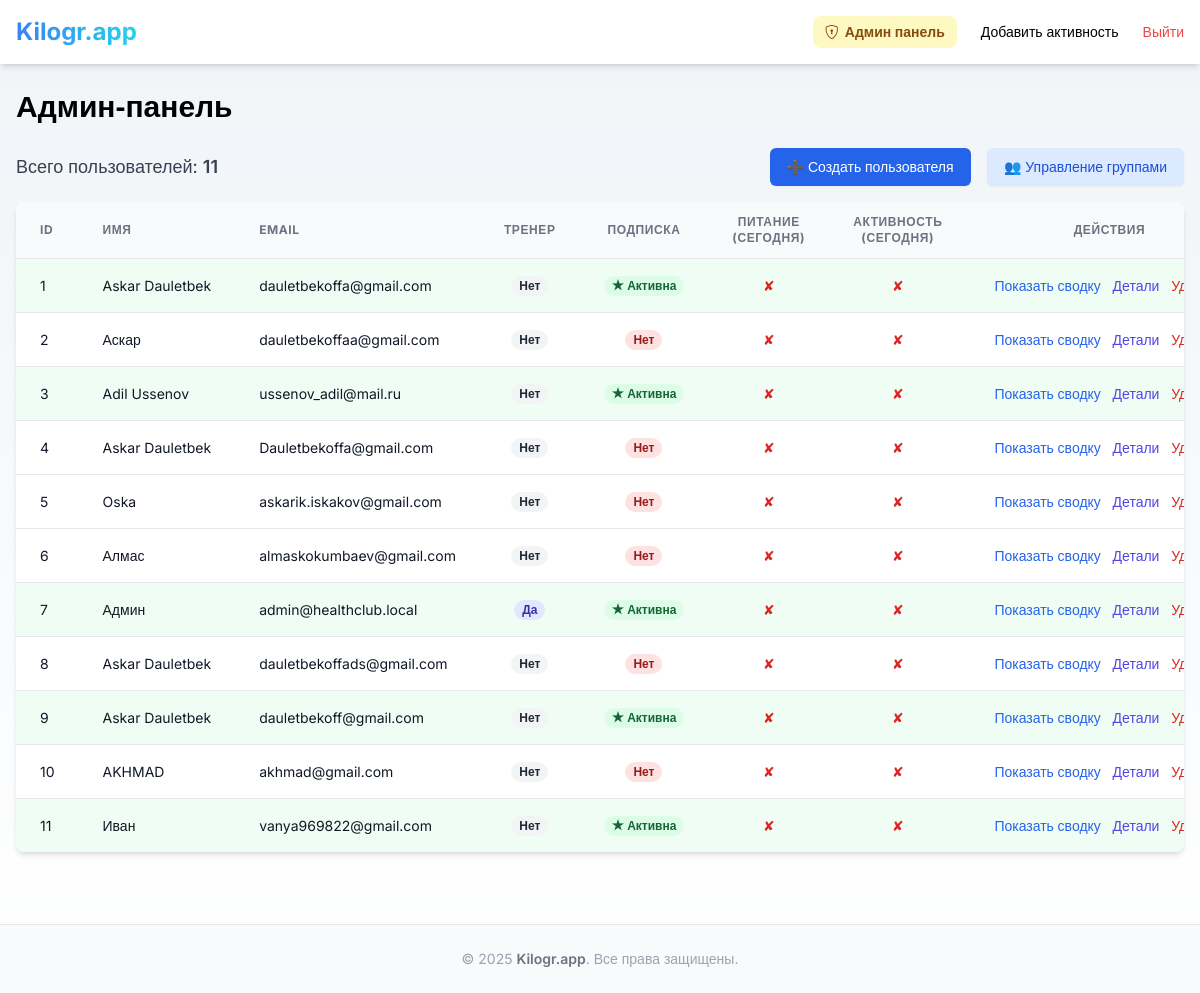
The page /admin (signed in) on the database its author committed.
### app.py (models this page shows, shortened)
class User(db.Model):
    @property
    def has_subscription(self):
        return self.is_trainer or (self.subscription and self.subscription.is_active)
    id = db.Column(db.Integer, primary_key=True)
    email = db.Column(db.String(120), unique=True, nullable=False)
    password = db.Column(db.String(128), nullable=False)
    name = db.Column(db.String(50), nullable=False)
    date_of_birth = db.Column(db.Date)
    fat_mass_goal = db.Column(db.Float, nullable=True)
    muscle_mass_goal = db.Column(db.Float, nullable=True)
    is_trainer = db.Column(db.Boolean, default=False, nullable=False)
    avatar = db.Column(db.String(200), nullable=False, default='i.webp')
    analysis_comment = db.Column(db.Text)
    telegram_chat_id = db.Column(db.String(50), nullable=True)
    telegram_code = db.Column(db.String(10), nullable=True)
    show_welcome_popup = db.Column(db.Boolean, default=False, nullable=False)
    updated_at = db.Column(db.DateTime, default=datetime.utcnow)

### app.py (the view, shortened to what this page needs)
@app.route("/admin")
@admin_required  # Защита маршрута для админа
def admin_dashboard():
    users = User.query.order_by(User.id).all()  # Order by ID for stable display
    today = date.today()
    statuses = {}
    details = {}
    metrics_def = [
        ('Рост', 'height', '📏', 'см', True),
        ('Вес', 'weight', '⚖️', 'кг', False),
        ('Мышцы', 'muscle_mass', '💪', 'кг', True),
        ('Жир', 'fat_mass', '🧈', 'кг', False),
        ('Вода', 'body_water', '💧', '%', True),
        ('Метаболизм', 'metabolism', '⚡', 'ккал', True),
        ('Белок', 'protein_percentage', '🥚', '%', True),
        ('Висц. жир', 'visceral_fat_rating', '🔥', '', False),
        ('ИМТ', 'bmi', '📐', '', False),
    ]
    for u in users:
        has_meal = MealLog.query.filter_by(user_id=u.id, date=today).count() > 0
        has_activity = Activity.query.filter_by(user_id=u.id, date=today).count() > 0
        statuses[u.id] = {
            'meal': has_meal,
            'activity': has_activity,
            'subscription_active': u.has_subscription  # Проверяем наличие активной подписки
        }
        meals = MealLog.query.filter_by(user_id=u.id, date=today).all()
        meals_data = [{
            'type': m.meal_type,
            'cal': m.calories,
            'prot': m.protein,
            'fat': m.fat,
            'carbs': m.carbs
        } for m in meals]
        act = Activity.query.filter_by(user_id=u.id, date=today).first()
        activity_data = None
        last = BodyAnalysis.query.filter_by(user_id=u.id) \
            .order_by(BodyAnalysis.timestamp.desc()).first()
        prev = BodyAnalysis.query.filter_by(user_id=u.id) \
            .order_by(BodyAnalysis.timestamp.desc()).offset(1).first()
        metrics = []
        for label, field, icon, unit, good_up in metrics_def:
            cur = getattr(last, field, None)
            pr = getattr(prev, field, None)
            diff = pct = arrow = None
            is_good = None
            if cur is not None and pr is not None:
                diff = cur - pr
                if pr != 0:
                    pct = diff / pr * 100
                arrow = '↑' if diff > 0 else '↓' if diff < 0 else ''
                if diff == 0:
                    arrow = ''  # No arrow for no change
                    is_good = True  # Can consider no change as good/neutral
                else:
                    is_good = (diff > 0 and good_up) or (diff < 0 and not good_up)
            metrics.append({
                'label': label,
                'icon': icon,
                'unit': unit,
                'cur': cur,
                'diff': diff,
                'pct': pct,
                'arrow': arrow,
                'is_good': is_good
            })
        details[u.id] = {
            'meals': meals_data,
            'activity': activity_data,
            'metrics': metrics
        }
    return render_template(
        "admin_dashboard.html",
        users=users,
        statuses=statuses,
        details=details,
        today=today
    )

### app.py (called while the page is built)
def get_current_user():
    user_id = session.get('user_id')
    if user_id:
        return db.session.get(User, user_id)
    return None

def is_admin():
    user = get_current_user()
    return user and user.email == ADMIN_EMAIL

def admin_required(f):
    @wraps(f)
    def decorated_function(*args, **kwargs):
        if not session.get('user_id'):
            return redirect(url_for('login', next=request.url))
        if not is_admin():
            abort(403)  # Forbidden
        return f(*args, **kwargs)
    return decorated_function

@app.context_processor
def utility_processor():
    def get_bmi_category(bmi):
        if bmi is None:
            return ""
        if bmi < 18.5:
            return "Недостаточный вес"
        elif bmi < 25:
            return "Норма"
        elif bmi < 30:
            return "Избыточный вес"
        else:
            return "Ожирение"
    return dict(
        get_bmi_category=get_bmi_category,
        calculate_age=calculate_age,  # <-- теперь в шаблоне доступна
        today=date.today(),  # <-- и переменная today
    )

@app.context_processor
def inject_user():
    return {'current_user': get_current_user()}

    @property
    def is_active(self):
        today = date.today()
        return (self.status == 'active' and
                self.start_date <= today and
                (self.end_date is None or self.end_date >= today))

### templates/admin_dashboard.html (shortened to what this page needs)
{% extends 'base.html' %}
{% block content %}
<div
  class="max-w-7xl mx-auto px-4 py-6"
  x-data='{
    statuses: {{ statuses|tojson }},
    details:  {{ details|tojson }},
    expanded: null,
    editUser: null,
    get detail() {
      return this.details[this.expanded] || { meals: [], activity: null, metrics: [] };
    }
  }'
>
  <h1 class="text-3xl font-bold mb-6">Админ‑панель</h1>
  <div class="flex justify-between items-center mb-4">
    <p class="text-lg text-gray-700">Всего пользователей: <span class="font-semibold">{{ users|length }}</span></p>
    <div>
      <a href="{{ url_for('admin_create_user') }}" class="inline-flex items-center px-4 py-2 border border-transparent text-sm font-medium rounded-md shadow-sm text-white bg-blue-600 hover:bg-blue-700 focus:outline-none focus:ring-2 focus:ring-offset-2 focus:ring-blue-500 mr-3">
        ➕ Создать пользователя
      </a>
      <a href="{{ url_for('admin_groups_list') }}" class="inline-flex items-center px-4 py-2 border border-transparent text-sm font-medium rounded-md shadow-sm text-blue-700 bg-blue-100 hover:bg-blue-200 focus:outline-none focus:ring-2 focus:ring-offset-2 focus:ring-blue-500">
        👥 Управление группами
      </a>
    </div>
  </div>
  <div class="overflow-x-auto bg-white shadow-md rounded-lg">
   <table class="min-w-full divide-y divide-gray-200">
  <thead class="bg-gray-50">
    <tr class="text-left text-xs font-medium text-gray-500 uppercase tracking-wider">
      <th class="px-6 py-3">ID</th>
      <th class="px-6 py-3">Имя</th>
      <th class="px-6 py-3">Email</th>
      <th class="px-6 py-3">Тренер</th>
      <th class="px-6 py-3 text-center">Подписка</th>
      <th class="px-6 py-3 text-center">Питание (Сегодня)</th>
      <th class="px-6 py-3 text-center">Активность (Сегодня)</th>
      <th class="px-6 py-3 text-center">Действия</th>
    </tr>
  </thead>
  <tbody class="divide-y divide-gray-200">
    {% for u in users %}
    <tr
      class="hover:bg-gray-100 transition-colors duration-200"
      :class="{
        'bg-gray-50': expanded === {{ u.id }},
        'bg-green-50': statuses[{{ u.id }}].subscription_active && expanded !== {{ u.id }}
      }"
    >
      <td class="px-6 py-4 whitespace-nowrap text-sm text-gray-900">{{ u.id }}</td>
      <td class="px-6 py-4 whitespace-nowrap text-sm text-gray-900">{{ u.name }}</td>
      <td class="px-6 py-4 whitespace-nowrap text-sm text-gray-900">{{ u.email }}</td>
      <td class="px-6 py-4 whitespace-nowrap text-sm text-center">
        {% if u.is_trainer %}
            <span class="px-2 inline-flex text-xs leading-5 font-semibold rounded-full bg-indigo-100 text-indigo-800">Да</span>
        {% else %}
            <span class="px-2 inline-flex text-xs leading-5 font-semibold rounded-full bg-gray-100 text-gray-800">Нет</span>
        {% endif %}
      </td>
      <td class="px-6 py-4 whitespace-nowrap text-sm text-center">
        {% if u.has_subscription %}
            <span class="px-2 inline-flex text-xs leading-5 font-semibold rounded-full bg-green-100 text-green-800">
              ★ Активна
            </span>
        {% else %}
            <span class="px-2 inline-flex text-xs leading-5 font-semibold rounded-full bg-red-100 text-red-800">
              Нет
            </span>
        {% endif %}
      </td>
      <td class="px-6 py-4 whitespace-nowrap text-sm text-center">
        <span :class="statuses[{{ u.id }}].meal ? 'text-green-600' : 'text-red-600'">
          {{ statuses[u.id].meal and '✔' or '✘' }}
        </span>
      </td>
      <td class="px-6 py-4 whitespace-nowrap text-sm text-center">
        <span :class="statuses[{{ u.id }}].activity ? 'text-green-600' : 'text-red-600'">
          {{ statuses[u.id].activity and '✔' or '✘' }}
        </span>
      </td>
      <td class="px-6 py-4 whitespace-nowrap text-sm font-medium text-center">
        <button
          @click.stop="expanded = (expanded === {{ u.id }} ? null : {{ u.id }})"
          class="text-blue-600 hover:text-blue-900 mx-1"
          x-text="expanded === {{ u.id }} ? 'Скрыть' : 'Показать сводку'"
        ></button>
        <a href="{{ url_for('admin_user_detail', user_id=u.id) }}" class="text-indigo-600 hover:text-indigo-900 mx-1">
            Детали
        </a>
        <form action="{{ url_for('admin_delete_user', user_id=u.id) }}" method="POST" class="inline-block" onsubmit="return confirm('Вы уверены, что хотите удалить пользователя {{ u.name }}? Это действие необратимо.');">
            <button type="submit" class="text-red-600 hover:text-red-900 mx-1">
                Удалить
            </button>
        </form>
      </td>
    </tr>
    {% endfor %}
  </tbody>
</table>
  </div>
</div>
{% endblock %}

### templates/base.html (shortened to what this page needs)
<!DOCTYPE html>
<html lang="ru">
<head>
  <script src="https://cdn.tailwindcss.com"></script>
    <link rel="stylesheet" href="https://cdnjs.cloudflare.com/ajax/libs/font-awesome/6.5.2/css/all.min.css">
  <link rel="stylesheet" href="https://cdn.jsdelivr.net/npm/bootstrap-icons@1.11.3/font/bootstrap-icons.min.css">
</head>
<body class="flex flex-col">
  <header class="bg-white shadow-md sticky top-0 z-50" x-data="{ isOpen: false }">
    <div class="max-w-7xl mx-auto px-4">
      <div class="flex justify-between items-center py-4">
        <a href="/profile" class="text-2xl font-bold text-gray-800 hover:text-blue-600 transition">
          <span class="bg-gradient-to-r from-blue-500 to-cyan-400 bg-clip-text text-transparent">Kilogr.app</span>
        </a>
        <nav class="hidden md:flex items-center space-x-6 text-sm">
          {% if session.user_id %}
            {% if current_user and current_user.email == 'admin@healthclub.local' %}
              <a href="/admin" class="flex items-center gap-1.5 bg-yellow-100 text-yellow-800 px-3 py-1.5 rounded-lg font-semibold hover:bg-yellow-200 transition">
                <i class="bi bi-shield-lock"></i>
                <span>Админ панель</span>
              </a>
            {% endif %}
            <a href="/manual_activity" class="nav-link">Добавить активность</a>
            <a href="/logout" class="text-red-500 font-medium hover:underline">Выйти</a>
          {% else %}
            <a href="/login" class="nav-link">Вход</a>
            <a href="/register" class="nav-link">Регистрация</a>
          {% endif %}
        </nav>
      </div>
    </div>
  </header>
  <main class="flex-grow">
    {% block content %}{% endblock %}
  </main>
  <footer class="bg-gray-50 border-t mt-12">
    <div class="max-w-7xl mx-auto px-4 py-6 text-center text-sm text-gray-400">
      © 2025 <span class="font-semibold text-gray-500">Kilogr.app</span>. Все права защищены.
    </div>
  </footer>
</body>
</html>

### templates/base.html (style rules this page uses)
body { font-family: 'Inter', sans-serif; background: linear-gradient(to bottom, #f0f4f8 0%, #ffffff 100%); min-height: 100vh; }
.nav-link { @apply text-gray-600 font-medium hover:text-blue-600 transition duration-200; }

### rows shown on the page
User: id "1", name "Askar Dauletbek", email "dauletbekoffa@gmail.com", is_trainer "Нет", statuses "✘"
User: id "2", name "Аскар", email "dauletbekoffaa@gmail.com", is_trainer "Нет", statuses "✘"
User: id "3", name "Adil Ussenov", email "ussenov_adil@mail.ru", is_trainer "Нет", statuses "✘"
User: id "4", name "Askar Dauletbek", email "Dauletbekoffa@gmail.com", is_trainer "Нет", statuses "✘"
User: id "5", name "Oska", email "askarik.iskakov@gmail.com", is_trainer "Нет", statuses "✘"
User: id "6", name "Алмас", email "almaskokumbaev@gmail.com", is_trainer "Нет", statuses "✘"
User: id "7", name "Админ", email "admin@healthclub.local", is_trainer "Да", statuses "✘"
User: id "8", name "Askar Dauletbek", email "dauletbekoffads@gmail.com", is_trainer "Нет", statuses "✘"
User: id "9", name "Askar Dauletbek", email "dauletbekoff@gmail.com", is_trainer "Нет", statuses "✘"
User: id "10", name "AKHMAD", email "akhmad@gmail.com", is_trainer "Нет", statuses "✘"
User: id "11", name "Иван", email "vanya969822@gmail.com", is_trainer "Нет", statuses "✘"

### other values the page prints
{{ users|length }} "11"
